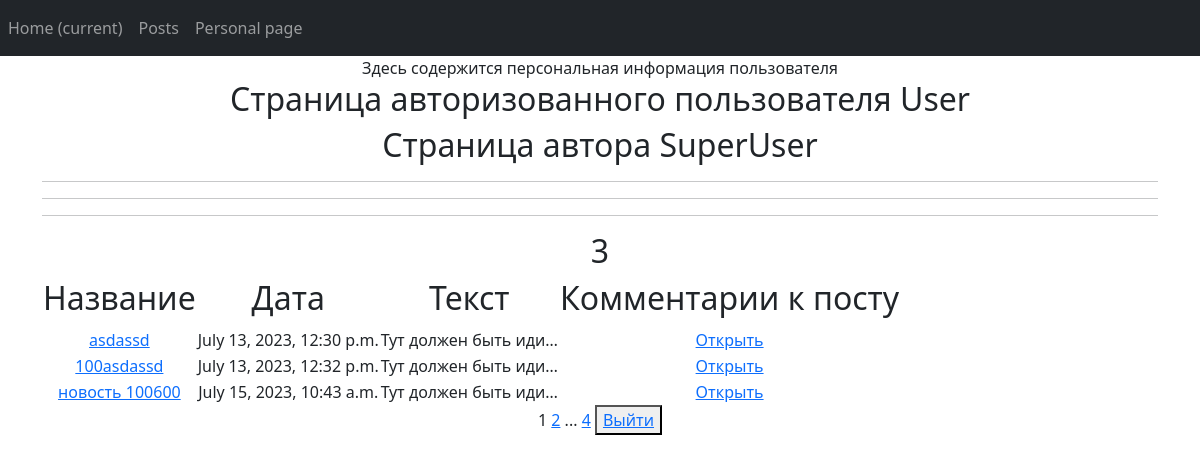
/personal_page/ (signed in), run on the app's committed database.
### board/models.py (models this page shows, shortened)
class Author(models.Model):
    user = models.OneToOneField(User, on_delete=models.CASCADE)
    name = models.CharField(max_length=20)

class Post(models.Model):
    author = models.ForeignKey(Author, on_delete=models.CASCADE)
    time_in = models.DateTimeField(auto_now_add=True)
    post_name = models.CharField(max_length=100)
    post_text = models.TextField(default="Тут должен быть идиотский контент, а будет абракадабра, для проверки задания: дурак ываываываф идиот ыафыаываывфа мудак ываф ываф ывп фывп фвап фвп выа фывп фыва выа ыфвп выа фыв афвыа ывф.")
    category = models.ManyToManyField(Category, through='PostCategory')

### board/views.py (the view)
# urls.py: path('personal_page/', IndexView.as_view()),
class IndexView(LoginRequiredMixin, ListView):
    model = Post
    ordering = '-time_in'
    template_name = 'protect/index.html'
    context_object_name = 'post_list'
    paginate_by = 2
    def get_queryset(self):
        queryset = super().get_queryset()
        self.filterset = PostFilter(self.request.GET, queryset)
        return self.filterset.qs
    def get_context_data(self, **kwargs):
        context = super().get_context_data(**kwargs)
        context['author'] = Author.objects.get(user=self.request.user)
        context['posts'] = Post.objects.filter(author=context['author'])
        context['filterset'] = self.filterset
        return context

### board/templatetags/custom_tags.py (called while the page is built)
@register.simple_tag(takes_context=True)
def url_replace(context, **kwargs):
   d = context['request'].GET.copy()
   for k, v in kwargs.items():
       d[k] = v
   return d.urlencode()

### templates/protect/index.html (shortened to what this page needs)
{% extends "flatpages/base.html" %}
{% load custom_tags %}
{% block content %}
<div> Здесь содержится персональная информация пользователя </div>
<h2>Страница авторизованного пользователя {{request.user.username}}</h2>
<h2>Страница автора {{author.name}}</h2>
<hr>
<hr>
<hr>
   {% if posts %}
    <h2>{{posts|length}}</h2>
       <table>
           <tr>
               <td><h2>Название</h2></td>
               <td><h2>Дата</h2></td>
               <td><h2>Текст</h2></td>
               <td><h2>Комментарии к посту</h2></td>
           </tr>
           {% for post in posts %}
           <tr>
               <td><a href="/posts/{{post.id}}">{{ post.post_name }}</a></td>
               <td>{{ post.time_in| date:'DATETIME_FORMAT' }}</td>
               <td>{{ post.post_text|truncatechars:20 }}</td>
               <td><a href="/posts/{{post.id}}/all_responses">Открыть</a></td>
           </tr>
           {% endfor %}
       </table>
   {% else %}
       <h2>Новостей нет!</h2>
   {% endif %}
   {{ page_obj.number }}
   {% if page_obj.has_next %}
       <a href="?{% url_replace page=page_obj.next_page_number %}">{{ page_obj.next_page_number }}</a>
       {% if paginator.num_pages != page_obj.next_page_number %}
           ...
           <a href="?{% url_replace page=page_obj.paginator.num_pages %}">{{ page_obj.paginator.num_pages }}</a>
       {% endif %}
   {% endif %}
<button> <a href="sign/logout/">Выйти</a> </button>
{% endblock content %}

### data on the page
Author: name "SuperUser"
Post: post_name "asdassd", time_in "July 13, 2023, 12:30 p.m.", post_text "Тут должен быть иди…"
Post: post_name "100asdassd", time_in "July 13, 2023, 12:32 p.m.", post_text "Тут должен быть иди…"
Post: post_name "новость 100600", time_in "July 15, 2023, 10:43 a.m.", post_text "Тут должен быть иди…"

### other printed values
{{ request.user.username }} "User"
{{ posts|length }} "3"
{{ page_obj.number }} "1"
{{ page_obj.next_page_number }} "2"
{{ page_obj.paginator.num_pages }} "4"
